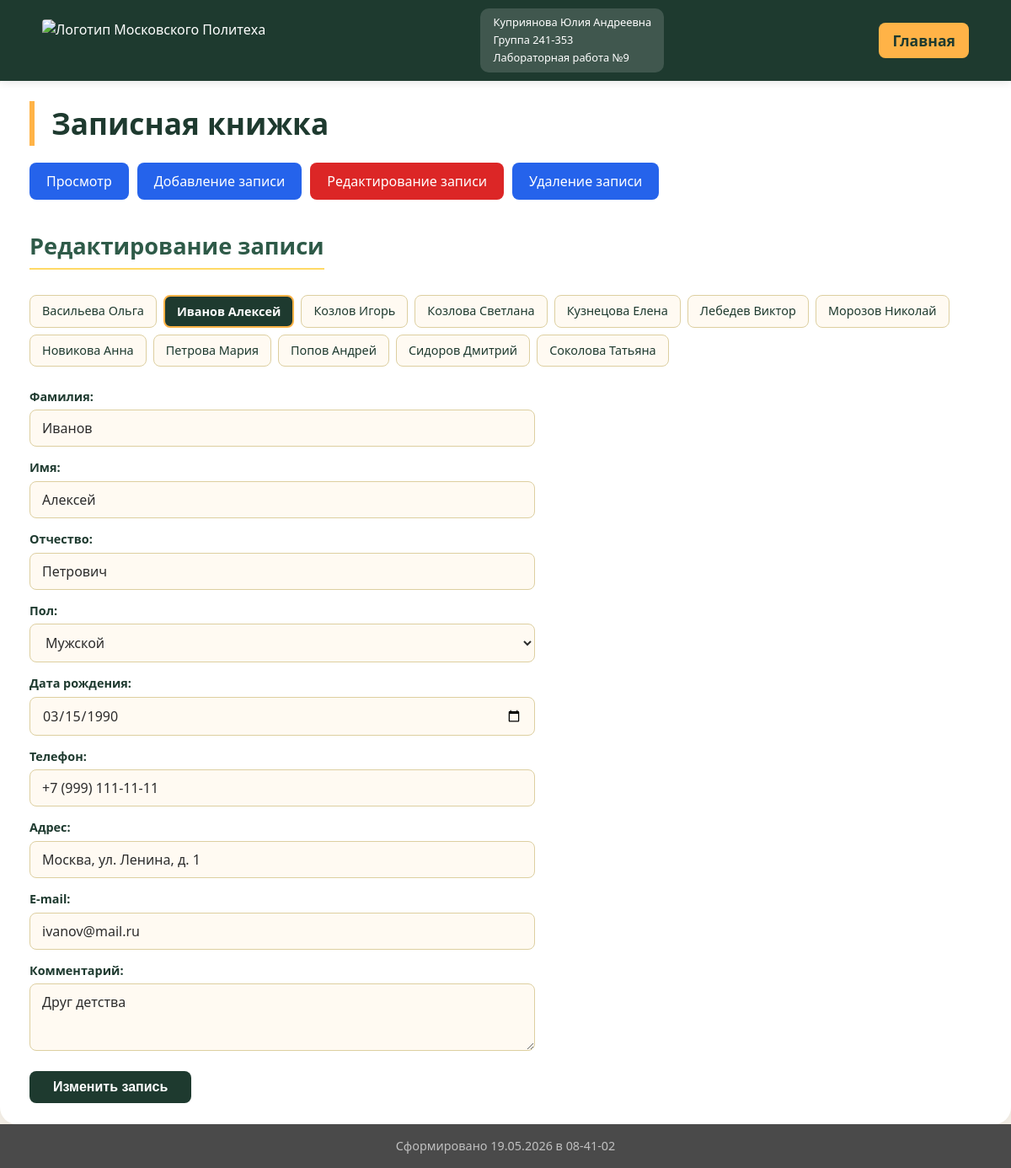
Page /?p=edit&id=1 on the committed database.
### tables this page shows
CREATE TABLE IF NOT EXISTS friends (
    id          INT          NOT NULL AUTO_INCREMENT PRIMARY KEY,   
    surname     VARCHAR(100) NOT NULL,         
    name        VARCHAR(100) NOT NULL,         
    patronymic  VARCHAR(100) DEFAULT '',       
    gender      CHAR(1)      DEFAULT 'М',      
    birthdate   DATE,                          
    phone       VARCHAR(30)  DEFAULT '',       
    address     VARCHAR(255) DEFAULT '',       
    email       VARCHAR(150) DEFAULT '',       
    comment     TEXT         DEFAULT ''        
);

### edit.php (the view, shortened to what this page needs)
<?php
$mysqli = mysqli_connect('localhost', 'root', '', 'friends');
$currentROW = [];
if (isset($_GET['id'])) {
    $sql_res = mysqli_query($mysqli,
        'SELECT * FROM friends WHERE id=' . (int)$_GET['id'] . ' LIMIT 0, 1'
    );
    $currentROW = mysqli_fetch_assoc($sql_res) ?: [];
}
$sql_res = mysqli_query($mysqli, 'SELECT id, surname, name FROM friends ORDER BY surname ASC, name ASC');
?>
<h2>Редактирование записи</h2>
<?php if (!mysqli_errno($mysqli)) : ?>
    <div id="edit_links">
        <?php while ($row = mysqli_fetch_assoc($sql_res)) : ?>
            <?php if ($currentROW && $currentROW['id'] == $row['id']) : ?>
                <div class="current-link"><?= htmlspecialchars($row['surname'] . ' ' . $row['name']) ?></div>
            <?php else : ?>
                <a href="?p=edit&id=<?= $row['id'] ?>"><?= htmlspecialchars($row['surname'] . ' ' . $row['name']) ?></a>
            <?php endif; ?>
        <?php endwhile; ?>
    </div>
    <?php if ($currentROW) : ?>
        <form name="form_edit" method="post" action="?p=edit&id=<?= $currentROW['id'] ?>">
            <div class="form-group">
                <label for="surname">Фамилия:</label>
                <input type="text" name="surname" id="surname"
                       value="<?= htmlspecialchars($currentROW['surname']) ?>" required>
            </div>
            <div class="form-group">
                <label for="name">Имя:</label>
                <input type="text" name="name" id="name"
                       value="<?= htmlspecialchars($currentROW['name']) ?>" required>
            </div>
            <div class="form-group">
                <label for="patronymic">Отчество:</label>
                <input type="text" name="patronymic" id="patronymic"
                       value="<?= htmlspecialchars($currentROW['patronymic']) ?>">
            </div>
            <div class="form-group">
                <label for="gender">Пол:</label>
                <select name="gender" id="gender">
                    <option value="М" <?= $currentROW['gender'] == 'М' ? 'selected' : '' ?>>Мужской</option>
                </select>
            </div>
            <div class="form-group">
                <label for="birthdate">Дата рождения:</label>
                <input type="date" name="birthdate" id="birthdate"
                       value="<?= htmlspecialchars($currentROW['birthdate']) ?>">
            </div>
            <div class="form-group">
                <label for="phone">Телефон:</label>
                <input type="tel" name="phone" id="phone"
                       value="<?= htmlspecialchars($currentROW['phone']) ?>">
            </div>
            <div class="form-group">
                <label for="address">Адрес:</label>
                <input type="text" name="address" id="address"
                       value="<?= htmlspecialchars($currentROW['address']) ?>">
            </div>
            <div class="form-group">
                <label for="email">E-mail:</label>
                <input type="email" name="email" id="email"
                       value="<?= htmlspecialchars($currentROW['email']) ?>">
            </div>
            <div class="form-group">
                <label for="comment">Комментарий:</label>
                <textarea name="comment" id="comment"><?= htmlspecialchars($currentROW['comment']) ?></textarea>
            </div>
            <input type="submit" name="button" value="Изменить запись" class="btn-submit">
        </form>
    <?php else : ?>
        <p class="info-msg">Записей пока нет.</p>
    <?php endif; ?>
<?php else : ?>
    <p class="error-msg">Ошибка базы данных.</p>
<?php endif; ?>

### styles.css (style rules this page uses)
* { margin: 0; padding: 0; box-sizing: border-box; }
body { font-family: 'Segoe UI', Tahoma, Geneva, Verdana, sans-serif; background-color: #f5f0e8; color: #2c2c2c; line-height: 1.5; padding-top: 80px; min-height: 100vh; display: flex; flex-direction: column; }
h2 { color: #2e5a48; margin-top: 25px; margin-bottom: 15px; font-size: 1.7rem; border-bottom: 2px solid #ffd966; display: inline-block; padding-bottom: 5px; }
form { max-width: 600px; margin-top: 20px; }
.form-group { display: flex; flex-direction: column; margin-bottom: 14px; }
.form-group label { font-size: 0.9rem; font-weight: 600; color: #1e3a2f; margin-bottom: 5px; }
.form-group input[type="text"], .form-group input[type="tel"], .form-group input[type="email"], .form-group input[type="date"], .form-group select, .form-group textarea { width: 100%; padding: 10px 14px; border: 1px solid #ddcfa0; border-radius: 8px; font-family: inherit; font-size: 1rem; background-color: #fffaf2; color: #2c2c2c; transition: border-color 0.2s ease; }
.form-group textarea { min-height: 80px; resize: vertical; }
.btn-submit { padding: 10px 28px; background-color: #1e3a2f; color: white; border: none; border-radius: 8px; font-size: 1rem; font-weight: 600; cursor: pointer; margin-top: 10px; transition: background-color 0.2s ease; }
#edit_links, #delete_links { display: flex; flex-wrap: wrap; gap: 8px; margin: 15px 0 25px 0; }
#edit_links a, #delete_links a { display: inline-block; padding: 7px 14px; background-color: #fffaf2; border: 1px solid #ddcfa0; border-radius: 8px; text-decoration: none; color: #1e3a2f; font-size: 0.9rem; transition: background-color 0.2s ease; }
#edit_links .current-link { display: inline-block; padding: 7px 14px; background-color: #1e3a2f; color: white; border-radius: 8px; font-size: 0.9rem; font-weight: 600; border: 2px solid #ffb347; }

### rows in the picture
friends: surname+name "Васильева Ольга"
friends: surname+name "Иванов Алексей", surname "Иванов", name "Алексей", patronymic "Петрович", gender "Мужской", birthdate "03/15/1990", phone "+7 (999) 111-11-11", address "Москва, ул. Ленина, д. 1", email "ivanov@mail.ru", comment "Друг детства"
friends: surname+name "Козлов Игорь"
friends: surname+name "Козлова Светлана"
friends: surname+name "Кузнецова Елена"
friends: surname+name "Лебедев Виктор"
friends: surname+name "Морозов Николай"
friends: surname+name "Новикова Анна"
friends: surname+name "Петрова Мария"
friends: surname+name "Попов Андрей"
friends: surname+name "Сидоров Дмитрий"
friends: surname+name "Соколова Татьяна"
